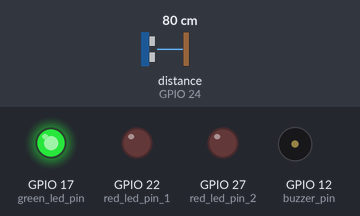
Simulated run of this program. Board: Raspberry Pi (BCM pin numbers). Parts: output pins drawn as LEDs (lit = HIGH), buzzer (waves = sounding, pin HIGH). The inputs (shaded band) are chosen by the test bench; at power-on: distance to the obstacle (sensor on GPIO 24) 80 cm. The echo pulse lasts 58.3 µs per cm; the clock reads 2024-03-15 10:24:30 at power-on unless the program sets it; pins used as bus, display or sensor lines are not drawn.

Above: at 1.2 s.
1.3 s: distance to the obstacle (sensor on GPIO 24) set to 33 cm
2.8 s: distance to the obstacle (sensor on GPIO 24) set to 26 cm
At 4.1 s:
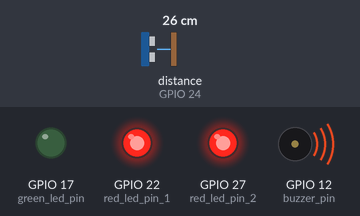
4.5 s: distance to the obstacle (sensor on GPIO 24) set to 35 cm
At 5.5 s:
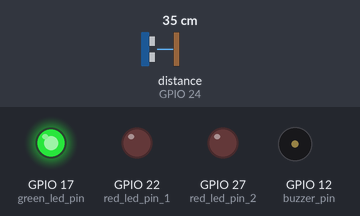
6.0 s: distance to the obstacle (sensor on GPIO 24) set to 2 cm
At 6.8 s:
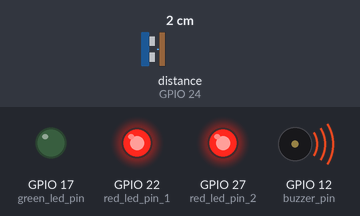
Timing chart, 0 to 8.5 s (numbered marks = the images above; inputs shaded):
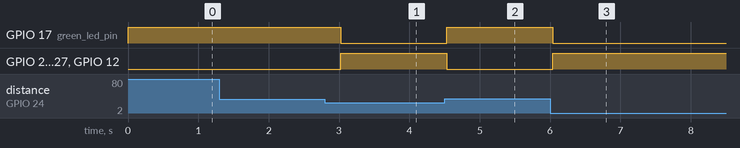

Measured:
- the behaviour switches between 30 and 29 cm on distance to the obstacle (sensor on GPIO 24) (found by bisection; images 0 and 1)
- after the input at 1.3 s, every drawn part: stays the same
- after the input at 2.8 s, GPIO 17 (green_led_pin): HIGH → LOW after 0.23 s; GPIO 22 (red_led_pin_1), GPIO 27 (red_led_pin_2), GPIO 12 (buzzer_pin): LOW → HIGH after 0.23 s
- after the input at 4.5 s, GPIO 17 (green_led_pin): LOW → HIGH at once; GPIO 22 (red_led_pin_1), GPIO 27 (red_led_pin_2), GPIO 12 (buzzer_pin): HIGH → LOW at once
- after the input at 6.0 s, GPIO 17 (green_led_pin): HIGH → LOW at once; GPIO 22 (red_led_pin_1), GPIO 27 (red_led_pin_2), GPIO 12 (buzzer_pin): LOW → HIGH at once

The program:

mesafe_buzzer_led.py
```python
import RPi.GPIO as GPIO
import time

TRIG = 23
ECHO = 24
red_led_pin_1 = 22
red_led_pin_2 = 27
green_led_pin = 17
buzzer_pin = 12

GPIO.setmode(GPIO.BCM)
GPIO.setup(TRIG, GPIO.OUT)
GPIO.setup(ECHO, GPIO.IN)
GPIO.setup(red_led_pin_1, GPIO.OUT)
GPIO.setup(red_led_pin_2, GPIO.OUT)
GPIO.setup(green_led_pin, GPIO.OUT)
GPIO.setup(buzzer_pin, GPIO.OUT)

GPIO.output(red_led_pin_1, GPIO.LOW)
GPIO.output(red_led_pin_2, GPIO.LOW)
GPIO.output(green_led_pin, GPIO.LOW)
GPIO.output(buzzer_pin, GPIO.LOW)


def distance():
    GPIO.output(TRIG, True)
    time.sleep(0.00001)
    GPIO.output(TRIG, False)

    pulse_start = time.time()
    pulse_end = time.time()

    while GPIO.input(ECHO) == 0:
        pulse_start = time.time()

    while GPIO.input(ECHO) == 1:
        pulse_end = time.time()

    pulse_duration = pulse_end - pulse_start

    distance = pulse_duration * 17150
    return distance


try:
    while True:
        dist = distance()

        if dist < 30:
            GPIO.output(red_led_pin_1, GPIO.HIGH)
            GPIO.output(red_led_pin_2, GPIO.HIGH)
            GPIO.output(green_led_pin, GPIO.LOW)
            GPIO.output(buzzer_pin, GPIO.HIGH)
        else:
            GPIO.output(red_led_pin_1, GPIO.LOW)
            GPIO.output(red_led_pin_2, GPIO.LOW)
            GPIO.output(green_led_pin, GPIO.HIGH)
            GPIO.output(buzzer_pin, GPIO.LOW)

        time.sleep(0.5)

except KeyboardInterrupt:
    GPIO.cleanup()
```
